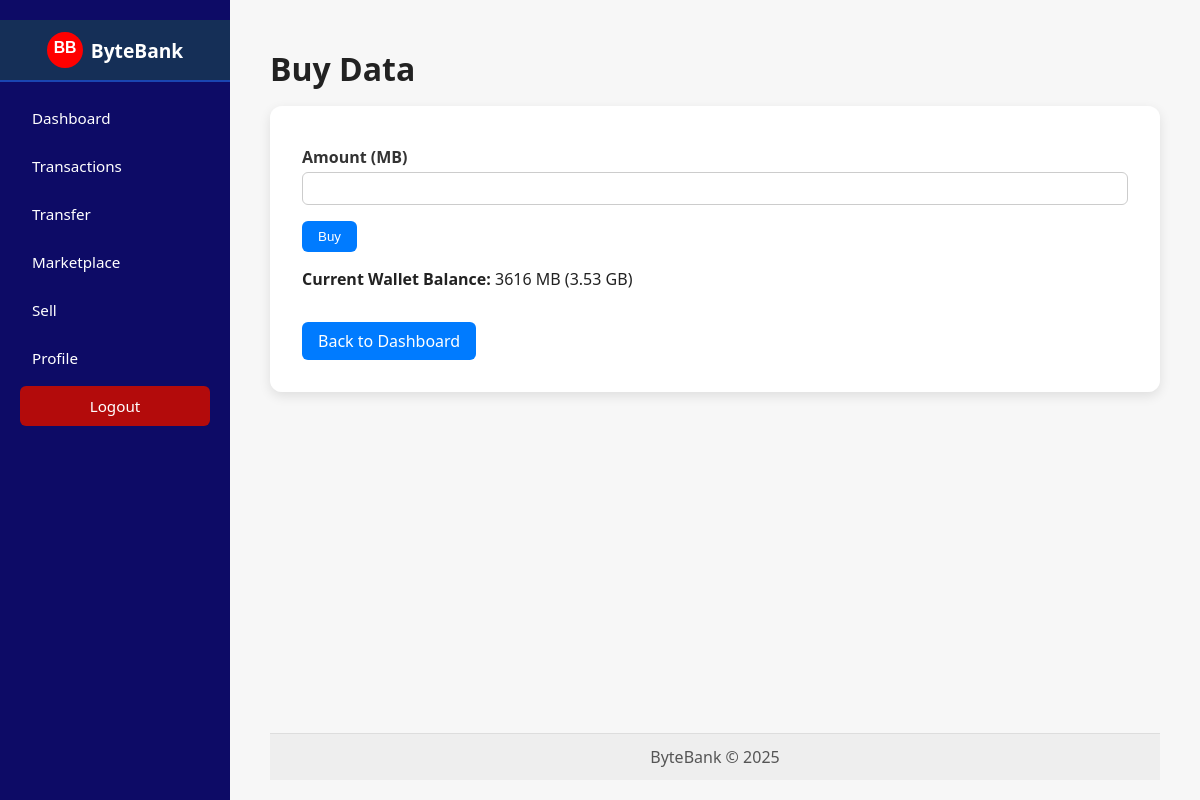
Page /buy_data (signed in) on the earlier database version.
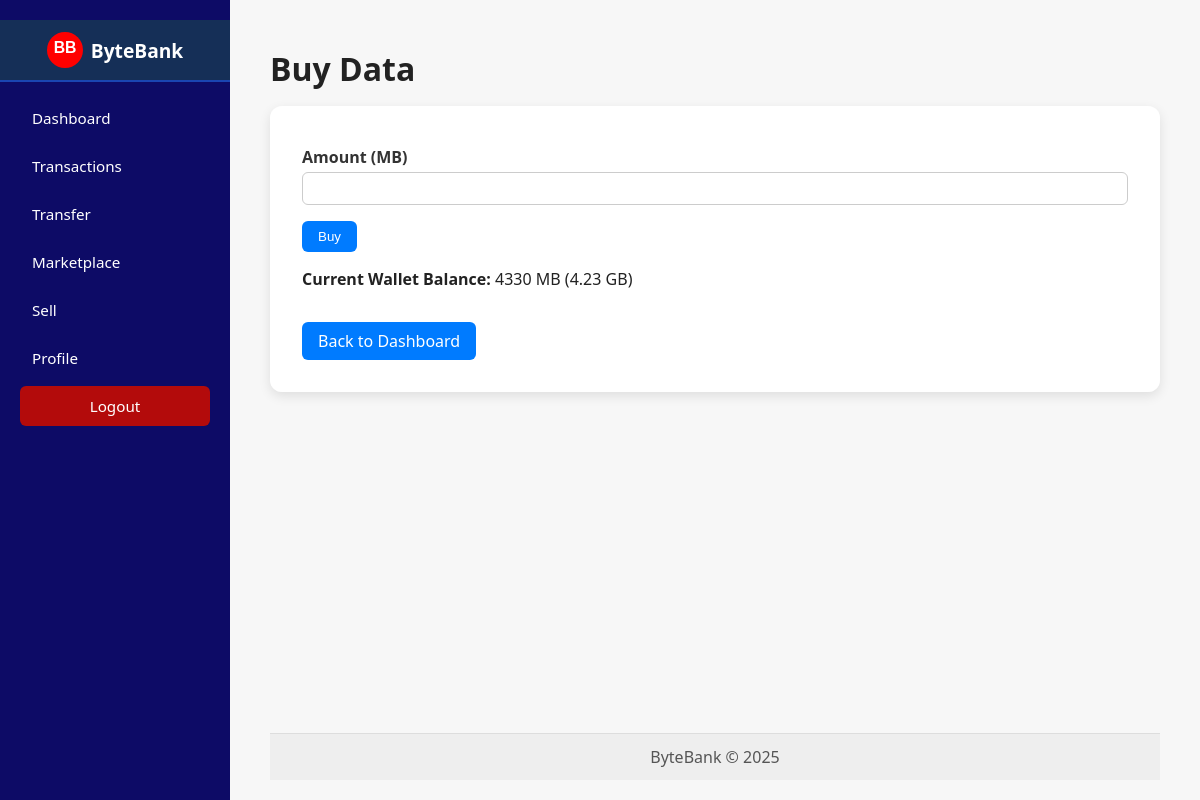
Same page on the later database version.
### app.py (models this page shows)
class DataWallet(db.Model):
    id = db.Column(db.Integer, primary_key=True)
    user_id = db.Column(db.Integer, db.ForeignKey('user.id'), unique=True, nullable=False)
    balance_mb = db.Column(db.Integer, default=0)  # stored in MB
    total_purchased_mb = db.Column(db.Integer,default=0)
    total_used_mb = db.Column(db.Integer, default=0)
    created_at = db.Column(db.DateTime, default=datetime.utcnow)
    user = db.relationship('User', back_populates='wallet')

### app.py (the view, shortened to what this page needs)
@app.route('/buy_data', methods=['GET', 'POST'])
def buy_data():
    user = current_user()
    if not user:
        return redirect(url_for('login'))
    wallet = ensure_wallet(user)
    return render_template('buy_data.html', user=user, wallet=wallet)

### app.py (called while the page is built)
def current_user():
    user_id = session.get('user_id')
    if not user_id:
        return None
    return User.query.get(user_id)

def ensure_wallet(user):
    if not user.wallet:
        wallet = DataWallet(user_id=user.id, balance_mb=0)
        db.session.add(wallet)
        db.session.commit()
        return wallet
    return user.wallet

@app.template_filter('mb_to_gb')
def mb_to_gb(mb):
    try:
        mb_val = (mb or 0)
        return f"{mb_val/1024:.2f} GB"
    except Exception:
        return "0.00 GB"

@app.context_processor
def inject_now():
    return {'datetime': datetime}

### templates/buy_data.html (shortened to what this page needs)
{% extends 'layout.html' %}
{% block content %}
<h2 class="page-title">Buy Data</h2>
<div class="card">
  <form method="post" action="{{ url_for('buy_data') }}">
    <label for="amount_mb">Amount (MB)</label>
    <input type="number" id="amount" name="amount" min="1" required>
    <button type="submit" class="btn">Buy</button>
  </form>
  {% if wallet %}
    <p style="margin-top:1rem;"><strong>Current Wallet Balance:</strong> {{ wallet.balance_mb }} MB ({{ wallet.balance_mb|mb_to_gb }})</p>
  {% endif %}
  <a href="{{ url_for('dashboard') }}" class="btn" style="margin-top:1rem;">Back to Dashboard</a>
</div>
{% endblock %}

Differences in the rows shown:
changed DataWallet: balance_mb "3616" → "4330"; balance_mb|mb_to_gb "3.53 GB" → "4.23 GB"
